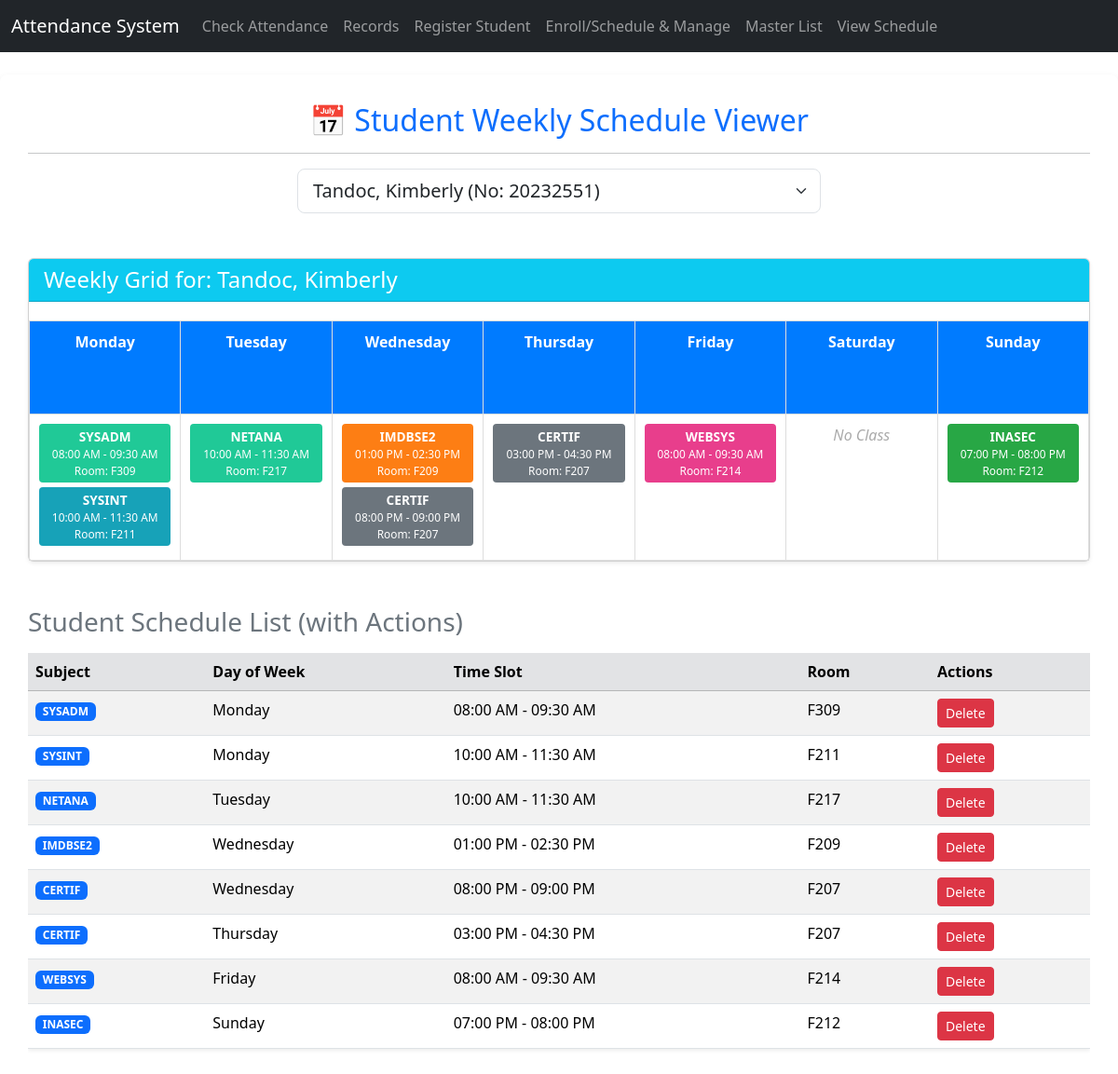
The page /view_schedule.php?student_id=3 on the database its author committed.
### tables this page shows
CREATE TABLE `student` (
  `ID` int(11) NOT NULL,
  `StudentNumber` varchar(50) DEFAULT NULL,
  `DepartmentID` int(11) DEFAULT NULL,
  `FirstName` varchar(50) DEFAULT NULL,
  `MiddleName` varchar(50) DEFAULT NULL,
  `LastName` varchar(50) DEFAULT NULL,
  `Suffix` varchar(10) DEFAULT NULL,
  `DateOfBirth` date DEFAULT NULL,
  `Sex` varchar(10) DEFAULT NULL,
  `YearLevel` int(11) DEFAULT NULL,
  `HouseNo` varchar(20) DEFAULT NULL,
  `Street` varchar(100) DEFAULT NULL,
  `Barangay` varchar(100) DEFAULT NULL,
  `Municipality` varchar(100) DEFAULT NULL,
  `Province` varchar(100) DEFAULT NULL,
  `Country` varchar(100) DEFAULT NULL,
  `ZIPCode` varchar(10) DEFAULT NULL
);

CREATE TABLE `student_subject_schedule` (
  `StudentScheduleID` int(11) NOT NULL,
  `StudentID` int(11) NOT NULL,
  `SubjectID` int(11) NOT NULL,
  `RoomID` int(11) NOT NULL,
  `DayOfWeek` enum('Monday','Tuesday','Wednesday','Thursday','Friday','Saturday','Sunday') NOT NULL,
  `StartTime` time NOT NULL,
  `EndTime` time NOT NULL
);

CREATE TABLE `subject` (
  `SubjectID` int(11) NOT NULL,
  `SubjectName` varchar(100) NOT NULL
);

CREATE TABLE `room` (
  `RoomID` int(11) NOT NULL,
  `RoomName` varchar(100) NOT NULL
);

### view_schedule.php (the view, shortened to what this page needs)
<?php
require_once 'db_connect.php';
$selected_student_id = isset($_POST['student_id']) ? $_POST['student_id'] : (isset($_GET['student_id']) ? $_GET['student_id'] : null);
$weekly_schedule = [];
$student_name = '';
$full_schedule_list = [];
$days_of_week = ['Monday', 'Tuesday', 'Wednesday', 'Thursday', 'Friday', 'Saturday', 'Sunday'];
$sql_students = "SELECT ID, FirstName, LastName, StudentNumber FROM student ORDER BY LastName, FirstName";
$students_result = $conn->query($sql_students);
$students = [];
if ($students_result) {
    while ($row = $students_result->fetch_assoc()) {
        $students[] = $row;
    }
}
if ($selected_student_id) {
    $sql_name = "SELECT FirstName, LastName FROM student WHERE ID = ?";
    $stmt_name = $conn->prepare($sql_name);
    if ($stmt_name) {
        $stmt_name->bind_param("i", $selected_student_id);
        $stmt_name->execute();
        $name_result = $stmt_name->get_result()->fetch_assoc();
        $student_name = $name_result ? htmlspecialchars($name_result['LastName'] . ', ' . $name_result['FirstName']) : 'Unknown Student';
    }
    $sql_schedule = "
        SELECT
            sss.StudentScheduleID,
            sss.DayOfWeek, sss.StartTime, sss.EndTime,
            s.SubjectName,
            r.RoomName
        FROM student_subject_schedule sss
        JOIN subject s ON sss.SubjectID = s.SubjectID
        JOIN room r ON sss.RoomID = r.RoomID
        WHERE sss.StudentID = ?
        ORDER BY FIELD(sss.DayOfWeek, 'Monday', 'Tuesday', 'Wednesday', 'Thursday', 'Friday', 'Saturday', 'Sunday'), sss.StartTime ASC";
    $stmt_schedule = $conn->prepare($sql_schedule);
    if ($stmt_schedule) {
        $stmt_schedule->bind_param("i", $selected_student_id);
        $stmt_schedule->execute();
        $result = $stmt_schedule->get_result();
        while ($row = $result->fetch_assoc()) {
            $weekly_schedule[$row['DayOfWeek']][] = $row;
            $full_schedule_list[] = $row;
        }
    }
}
function formatTime12h($time24h) {
    return date("h:i A", strtotime($time24h));
}
function getColorBySubject($subjectName) {
    $hash = crc32($subjectName);
    $colors = [
        '#6c757d', '#007bff', '#28a745', '#dc3545', '#ffc107',
        '#17a2b8', '#fd7e14', '#e83e8c', '#6f42c1', '#20c997'
    ];
    return $colors[abs($hash) % count($colors)];
}
?>
<!DOCTYPE html>
<html lang="en">
<head>
    <link href="https://cdn.jsdelivr.net/npm/bootstrap@5.3.3/dist/css/bootstrap.min.css" rel="stylesheet">
</head>
<body>
    <?php include 'navbar.php'; ?>
<div class="container mt-4">
    <h2 class="text-center text-primary">📅 Student Weekly Schedule Viewer</h2>
    <hr>
    <form method="POST" class="row g-3 align-items-center justify-content-center mb-5">
        <div class="col-md-6">
            <select id="student_id" name="student_id" class="form-select form-select-lg" onchange="this.form.submit()" required>
                <?php foreach ($students as $student): ?>
                    <option value="<?php echo $student['ID']; ?>" <?php echo ($selected_student_id == $student['ID']) ? 'selected' : ''; ?>>
                        <?php echo htmlspecialchars($student['LastName'] . ', ' . $student['FirstName']); ?> (No: <?php echo $student['StudentNumber']; ?>)
                    </option>
                <?php endforeach; ?>
            </select>
        </div>
    </form>
    <?php if ($selected_student_id): ?>
        <div class="card shadow-sm mb-5">
            <div class="card-header bg-info text-white">
                <h4 class="mb-0">Weekly Grid for: <?php echo $student_name; ?></h4>
            </div>
            <div class="card-body p-0">
                <?php if (!empty($weekly_schedule)): ?>
                    <div class="table-responsive">
                        <table class="schedule-table">
                            <thead>
                                <tr>
                                    <?php foreach ($days_of_week as $day): ?>
                                        <th><?php echo $day; ?></th>
                                    <?php endforeach; ?>
                                </tr>
                            </thead>
                            <tbody>
                                <tr>
                                    <?php foreach ($days_of_week as $day): ?>
                                        <td>
                                            <?php if (isset($weekly_schedule[$day])): ?>
                                                <?php foreach ($weekly_schedule[$day] as $schedule): ?>
                                                    <div class="schedule-cell" style="background-color: <?php echo getColorBySubject($schedule['SubjectName']); ?>;">
                                                        <strong><?php echo htmlspecialchars($schedule['SubjectName']); ?></strong><br>
                                                        <small><?php echo formatTime12h($schedule['StartTime']); ?> - <?php echo formatTime12h($schedule['EndTime']); ?></small><br>
                                                        <small>Room: <?php echo htmlspecialchars($schedule['RoomName']); ?></small>
                                                    </div>
                                                <?php endforeach; ?>
                                            <?php else: ?>
                                                <div class="no-class">No Class</div>
                                            <?php endif; ?>
                                        </td>
                                    <?php endforeach; ?>
                                </tr>
                            </tbody>
                        </table>
                    </div>
                <?php else: ?>
                    <div class="alert alert-warning m-3 text-center">No scheduled classes found for this student.</div>
                <?php endif; ?>
            </div>
        </div>
        <h3 class="mb-3 text-secondary">Student Schedule List (with Actions)</h3>
        <div class="table-responsive">
            <table class="table table-striped table-hover shadow-sm">
                <thead class="table-secondary">
                    <tr>
                        <th>Subject</th>
                        <th>Day of Week</th>
                        <th>Time Slot</th>
                        <th>Room</th>
                        <th>Actions</th>
                    </tr>
                </thead>
                <tbody>
                    <?php if (!empty($full_schedule_list)): ?>
                        <?php foreach($full_schedule_list as $schedule): ?>
                            <tr>
                                <td><span class="badge bg-primary"><?php echo htmlspecialchars($schedule['SubjectName']); ?></span></td>
                                <td><?php echo htmlspecialchars($schedule['DayOfWeek']); ?></td>
                                <td><?php echo formatTime12h($schedule['StartTime']) . ' - ' . formatTime12h($schedule['EndTime']); ?></td>
                                <td><?php echo htmlspecialchars($schedule['RoomName']); ?></td>
                                <td>
                                    <form method='POST' onsubmit="return confirm('Are you sure you want to delete the schedule entry for <?php echo htmlspecialchars($schedule['SubjectName']); ?> on <?php echo htmlspecialchars($schedule['DayOfWeek']); ?>?');">
                                        <button type='submit' class='btn btn-sm btn-danger'>Delete</button>
                                    </form>
                                </td>
                            </tr>
                        <?php endforeach; ?>
                    <?php else: ?>
                         <tr><td colspan='5' class='text-center'><div class='alert alert-info m-0'>No scheduled classes found for this student.</div></td></tr>
                    <?php endif; ?>
                </tbody>
            </table>
        </div>
    <?php else: ?>
        <p class="text-center text-muted">Please select a student from the dropdown above to view their weekly schedule.</p>
    <?php endif; ?>
</div>
</body>
</html>

### view_schedule.php (style rules this page uses)
.container { max-width: 1200px; margin: auto; background: white; padding: 30px; border-radius: 8px; box-shadow: 0 4px 8px rgba(0, 0, 0, 0.1); }
.schedule-table { width: 100%; border-collapse: collapse; margin-top: 20px; table-layout: fixed; }
.schedule-table th, .schedule-table td { border: 1px solid #ddd; padding: 10px; text-align: center; height: 100px; vertical-align: top; }
.schedule-table th { background-color: #007bff; color: white; font-weight: bold; }
.schedule-cell { margin-bottom: 5px; padding: 5px; border-radius: 4px; color: white; font-size: 0.85em; line-height: 1.3; overflow: hidden; text-overflow: ellipsis; }
.no-class { color: #aaa; font-style: italic; }

### rows shown on the page
student: student_name "Tandoc, Kimberly"
student_subject_schedule: SubjectID.SubjectName "SYSADM", StartTime "08:00 AM", EndTime "09:30 AM", RoomID.RoomName "F309", DayOfWeek "Monday"
student_subject_schedule: SubjectID.SubjectName "SYSINT", StartTime "10:00 AM", EndTime "11:30 AM", RoomID.RoomName "F211", DayOfWeek "Monday"
student_subject_schedule: SubjectID.SubjectName "NETANA", StartTime "10:00 AM", EndTime "11:30 AM", RoomID.RoomName "F217", DayOfWeek "Tuesday"
student_subject_schedule: SubjectID.SubjectName "IMDBSE2", StartTime "01:00 PM", EndTime "02:30 PM", RoomID.RoomName "F209", DayOfWeek "Wednesday"
student_subject_schedule: SubjectID.SubjectName "CERTIF", StartTime "08:00 PM", EndTime "09:00 PM", RoomID.RoomName "F207", DayOfWeek "Wednesday"
student_subject_schedule: SubjectID.SubjectName "CERTIF", StartTime "03:00 PM", EndTime "04:30 PM", RoomID.RoomName "F207", DayOfWeek "Thursday"
student_subject_schedule: SubjectID.SubjectName "WEBSYS", StartTime "08:00 AM", EndTime "09:30 AM", RoomID.RoomName "F214", DayOfWeek "Friday"
student_subject_schedule: SubjectID.SubjectName "INASEC", StartTime "07:00 PM", EndTime "08:00 PM", RoomID.RoomName "F212", DayOfWeek "Sunday"

### other values the page prints
$day "Monday"
$day "Tuesday"
$day "Wednesday"
$day "Thursday"
$day "Friday"
$day "Saturday"
$day "Sunday"
form field student_id "Tandoc, Kimberly (No: 20232551)"
